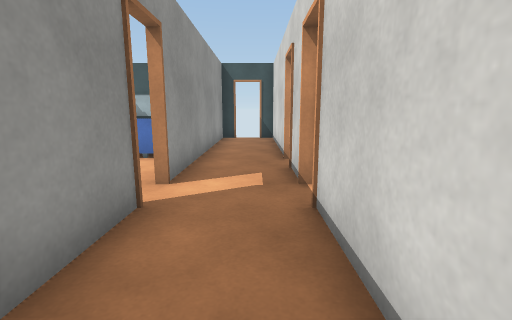
[1] (above)

17 first-person views from a walk through a scene from a Unity 3-D project. The camera is 1.2 m above the floor, tilts 10° down and sees 85° across. Doors are open. The floor is counted in squares, 1 m on a side. Each view is taken from the middle of a square. On the plan, view 1 faces up. The plan holds only what a view shows up to about 13 squares ahead; the rest is blank. The player character is not drawn. Surface patterns are stand-ins for the level's own textures.

[2]
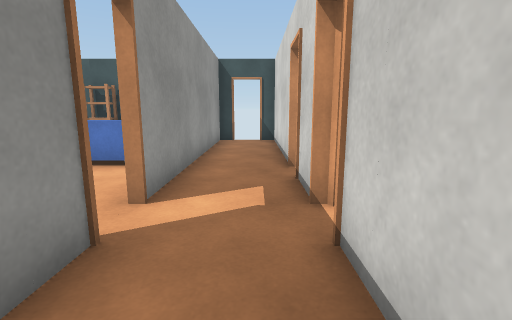

[3]
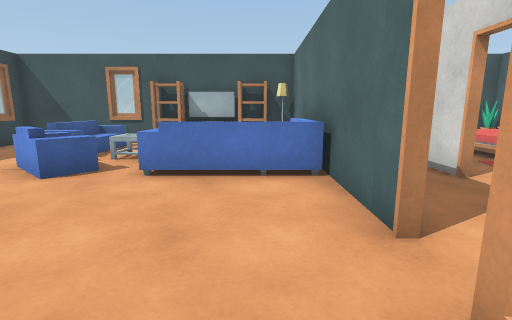

[4]
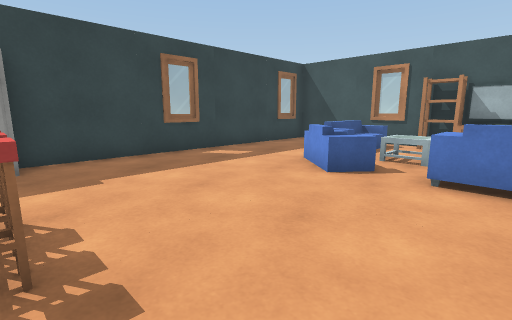

[5]
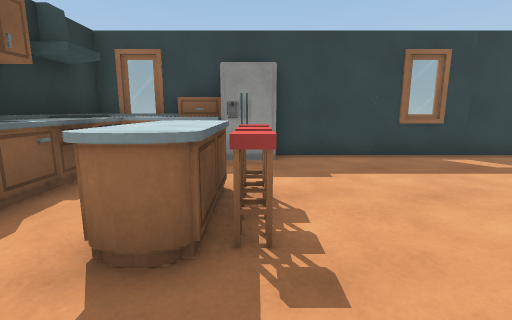

[6]
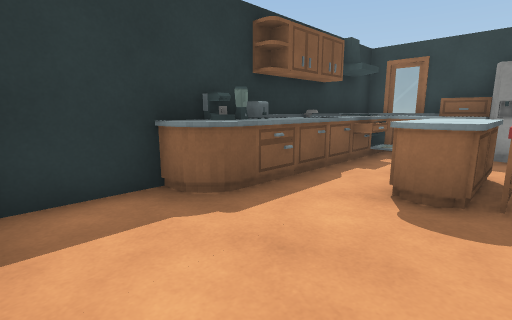

[7]
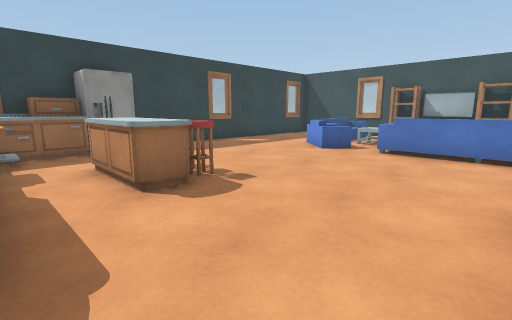

[8]
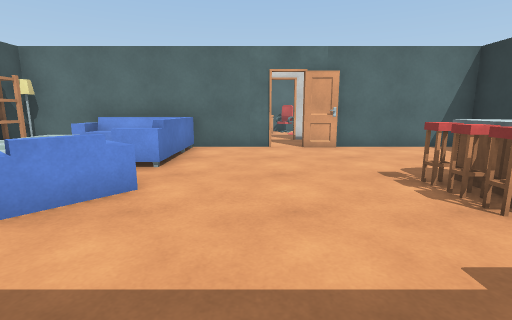

[9]
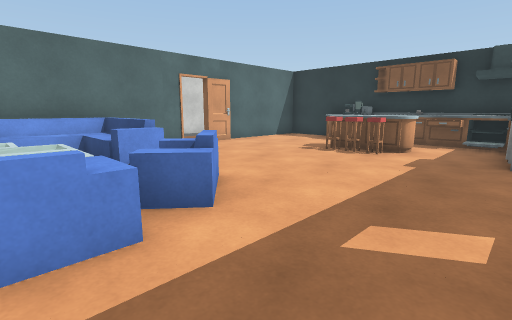

[10]
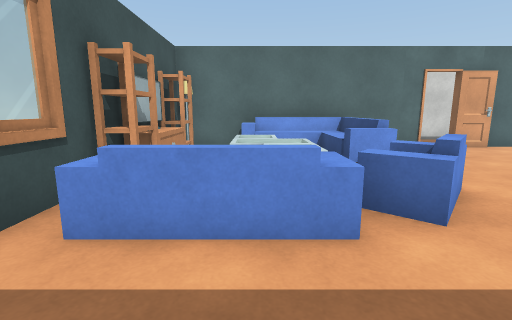

[11]
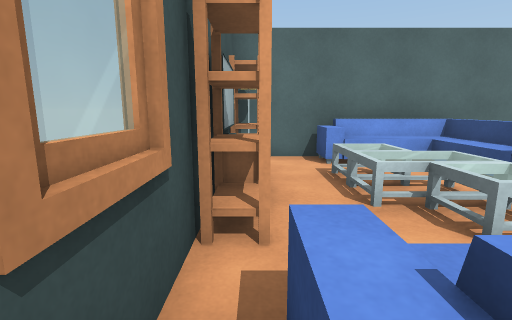

[12]
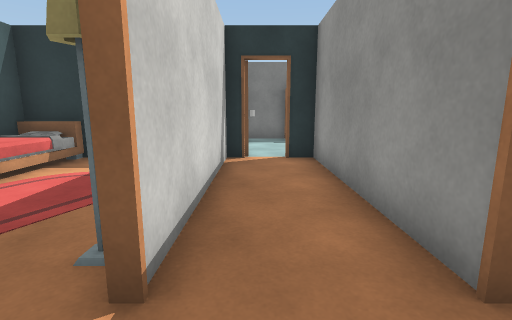

[13]
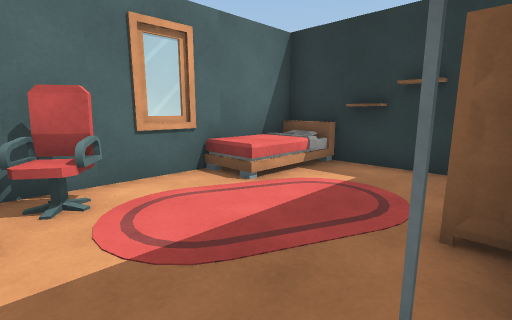

[14]
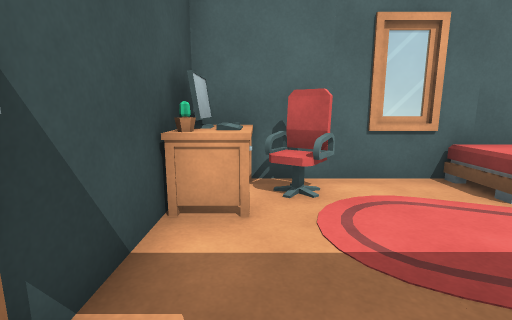

[15]
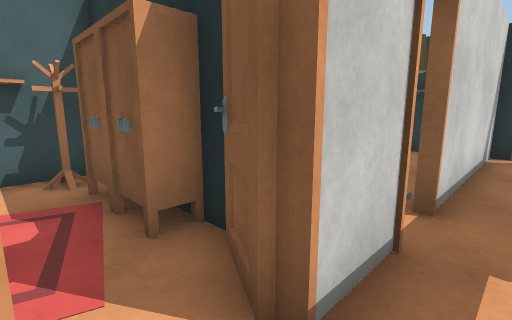

[16]
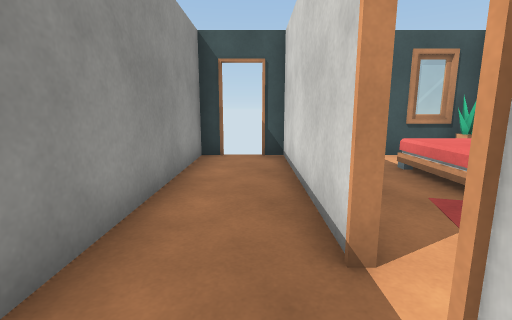

[17]
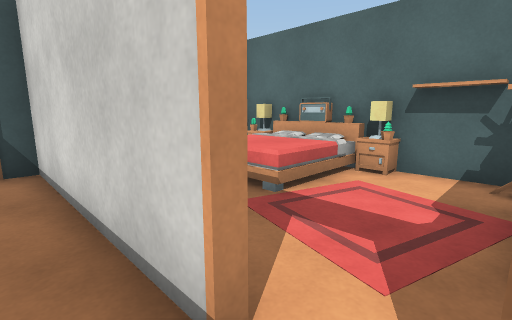

### Floor plan
Ten units are one square. View 1 is at (0, 0); x grows to the right and y downward. Boxes are objects, and circles mark ways between rooms. Rooms are numbered by the first view taken in them; rooms with no view inside come last. Other rooms are left out.
<svg viewBox="-121 -135 185 165">
<path fill="none" stroke="#000" d="M8 -69 8 -126 1 -126M-15 -62 -15 -44M8 -43 8 -61M-15 -34 -15 22M-15 -126 -15 -95M2 22 8 22 8 -35M-16 -44 -16 -64M-18 -23 -18 -34 -15 -34M-16 -92 -16 -126M-35 22 -8 22M-16 22 -16 -24M-9 -126 -116 -126 -116 22M19 -49 8 -43M35 -51 20 -51M32 18 41 18M20 22 59 22 59 -51M59 -55 59 -65"/>
<rect x="-115" y="5" width="10" height="20" fill="#bbb"><title>other object</title></rect>
<rect x="-115" y="-15" width="10" height="20" fill="#bbb"><title>other object</title></rect>
<rect x="-115" y="-25" width="10" height="10" fill="#bbb"><title>other object</title></rect>
<rect x="-105" y="5" width="20" height="20" fill="#bbb"><title>other object</title></rect>
<rect x="-95" y="15" width="10" height="10" fill="#bbb"><title>other object</title></rect>
<rect x="-85" y="5" width="20" height="20" fill="#bbb"><title>other object</title></rect>
<rect x="-85" y="5" width="10" height="10" fill="#bbb"><title>other object</title></rect>
<rect x="-85" y="-15" width="10" height="10" fill="#bbb"><title>other object</title></rect>
<rect x="-85" y="-25" width="10" height="10" fill="#bbb"><title>other object</title></rect>
<rect x="-85" y="-85" width="10" height="10" fill="#bbb"><title>other object</title></rect>
<rect x="-85" y="-125" width="10" height="40" fill="#bbb"><title>other object</title></rect>
<rect x="-75" y="15" width="10" height="10" fill="#bbb"><title>other object</title></rect>
<rect x="-75" y="-15" width="10" height="10" fill="#bbb"><title>other object</title></rect>
<rect x="-75" y="-25" width="10" height="10" fill="#bbb"><title>other object</title></rect>
<rect x="-75" y="-105" width="20" height="20" fill="#bbb"><title>other object</title></rect>
<rect x="-75" y="-125" width="20" height="10" fill="#bbb"><title>other object</title></rect>
<rect x="-65" y="15" width="10" height="10" fill="#bbb"><title>other object</title></rect>
<rect x="-65" y="5" width="20" height="10" fill="#bbb"><title>other object</title></rect>
<rect x="-65" y="-15" width="10" height="10" fill="#bbb"><title>other object</title></rect>
<rect x="-65" y="-25" width="10" height="10" fill="#bbb"><title>other object</title></rect>
<rect x="-55" y="15" width="10" height="10" fill="#bbb"><title>other object</title></rect>
<rect x="-55" y="-105" width="40" height="40" fill="#bbb"><title>other object</title></rect>
<rect x="-55" y="-95" width="10" height="10" fill="#bbb"><title>other object</title></rect>
<rect x="-55" y="-105" width="20" height="10" fill="#bbb"><title>other object</title></rect>
<rect x="-55" y="-125" width="20" height="10" fill="#bbb"><title>other object</title></rect>
<rect x="-45" y="15" width="10" height="10" fill="#bbb"><title>other object</title></rect>
<rect x="-35" y="-125" width="10" height="10" fill="#bbb"><title>other object</title></rect>
<rect x="5" y="-5" width="10" height="10" fill="#bbb"><title>other object</title></rect>
<rect x="35" y="-45" width="10" height="10" fill="#bbb"><title>other object</title></rect>
<rect x="35" y="-55" width="10" height="10" fill="#bbb"><title>other object</title></rect>
<rect x="45" y="-15" width="10" height="40" fill="#bbb"><title>other object</title></rect>
<rect x="45" y="-35" width="10" height="10" fill="#bbb"><title>other object</title></rect>
<rect x="45" y="-45" width="10" height="10" fill="#bbb"><title>other object</title></rect>
<rect x="45" y="-55" width="10" height="10" fill="#bbb"><title>other object</title></rect>
<rect x="45" y="-65" width="10" height="10" fill="#bbb"><title>other object</title></rect>
<circle cx="-10" cy="-40" r="3" fill="#2a7"/>
<circle cx="-10" cy="-85" r="3" fill="#2a7"/>
<circle cx="10" cy="-40" r="3" fill="#2a7"/>
<text x="0" y="-60">1</text>
<text x="-70" y="-50">2</text>
<text x="30" y="-20">3</text>
</svg>
Room 1 opens to room 2. Room 1 opens to room 3.

Where each view was taken, in squares from view 1:
view 1: 0 up, 0 right, facing up
view 2: 1 up, 0 right, facing up
view 3: 2 up, 3 left, facing up
view 4: 2 up, 4 left, facing up-left
view 5: 2 up, 4 left, facing left
view 6: 2 up, 2 left, facing down-left
view 7: 1 down, 2 left, facing up-left
view 8: 5 up, 11 left, facing right
view 9: 10 up, 11 left, facing down-right
view 10: 10 up, 11 left, facing right
view 11: 12 up, 9 left, facing right
view 12: 5 up, 0 right, facing down
view 13: 4 up, 1 right, facing down-right
view 14: 4 up, 1 right, facing right
view 15: 7 up, 0 right, facing down-right
view 16: 5 up, 0 right, facing up
view 17: 6 up, 0 right, facing up-right
